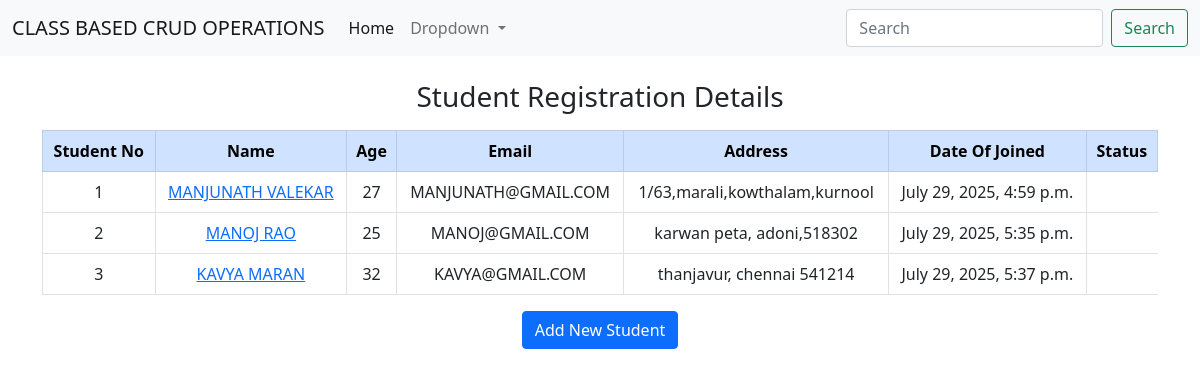
The page / on the database its author committed.
### cb_app/models.py (models this page shows, shortened)
class Student(models.Model):
    name = models.CharField(max_length=100)
    age = models.IntegerField()
    email = models.EmailField()
    address = models.TextField()
    created_at = models.DateTimeField(auto_now_add=True)
    updated_at = models.DateTimeField(auto_now=True)

### cb_app/views.py (the view)
# urls.py: path('', views.index, name='index'),
def index(request):
    students = Student.objects.all()
    context = {
        'students': students
    }
    return render(request, 'cb_app/index.html',context)

### cb_app/templates/cb_app/index.html (shortened to what this page needs)
{% extends 'base.html' %}
{% block content %}
    <div class="container mt-4">
    {% if students %}
  <h3 class="mb-3 text-center"> Student Registration Details</h3>
  <div class="table-responsive">
    <table class="table table-bordered table-hover align-middle text-center">
      <thead class="table-primary">
        <tr>
          <th>Student No</th>
          <th>Name</th>
          <th>Age</th>
          <th>Email</th>
          <th>Address</th>
          <th>Date Of Joined</th>
          <th>Status</th>
        </tr>
      </thead>
      <tbody>
        {% for student in students %}
        <tr>
            <td>
               {{ student.id }}
            </td>
            <td class="text-left text-uppercase">
                <a href="{% url 'student_details' student_id=student.id %}">
                    {{ student.name }}
                </a>
            </td>
            <td class="text-uppercase">{{ student.age }} </td>
            <td class="text-uppercase">{{ student.email }} </td>
            <td>{{ student.address }} </td>
            <td>{{student.created_at}} </td>
        </tr>
        {% endfor %}
      </tbody>
    </table>
  </div>
  <center>
        <a href="{% url 'student_create' %}" class="btn btn-primary">Add New Student</a>
    </center>
  {% else %}
    <h3 class="text-center">No Students Records Found</h3>
    <br><br>
    <center>
        <a href="{% url 'student_create' %}" class="btn btn-primary">Add New Student</a>
    </center>
{% endif %}
</div>
{% endblock %}

### cb_app/templates/base.html (shortened to what this page needs)
<!DOCTYPE html>
{% load static %}
<html lang="en">
<head>
    <link href="https://cdn.jsdelivr.net/npm/bootstrap@5.0.2/dist/css/bootstrap.min.css" rel="stylesheet">
    <link rel="stylesheet" href="https://cdnjs.cloudflare.com/ajax/libs/font-awesome/7.0.0/css/all.min.css">
</head>
<body>
    <nav class="navbar navbar-expand-lg navbar-light bg-light">
  <div class="container-fluid">
    <a class="navbar-brand" href="/">CLASS BASED CRUD OPERATIONS</a>
    <div class="collapse navbar-collapse" id="navbarSupportedContent">
      <ul class="navbar-nav me-auto mb-2 mb-lg-0">
        <li class="nav-item">
          <a class="nav-link active" aria-current="page" href="/">Home</a>
        </li>
        <li class="nav-item dropdown">
          <a class="nav-link dropdown-toggle" href="#" id="navbarDropdown" role="button" data-bs-toggle="dropdown" aria-expanded="false">
            Dropdown
          </a>
        </li>
      </ul>
      <form class="d-flex">
        <input class="form-control me-2" type="search" placeholder="Search" aria-label="Search">
        <button class="btn btn-outline-success" type="submit">Search</button>
      </form>
    </div>
  </div>
  </nav>
    {% block content %}
    {% endblock %}
</body>
</html>

### rows shown on the page
Student: id "1", name "MANJUNATH VALEKAR", age "27", email "MANJUNATH@GMAIL.COM", address "1/63,marali,kowthalam,kurnool", created_at "July 29, 2025, 4:59 p.m."
Student: id "2", name "MANOJ RAO", age "25", email "MANOJ@GMAIL.COM", address "karwan peta, adoni,518302", created_at "July 29, 2025, 5:35 p.m."
Student: id "3", name "KAVYA MARAN", age "32", email "KAVYA@GMAIL.COM", address "thanjavur, chennai 541214", created_at "July 29, 2025, 5:37 p.m."
